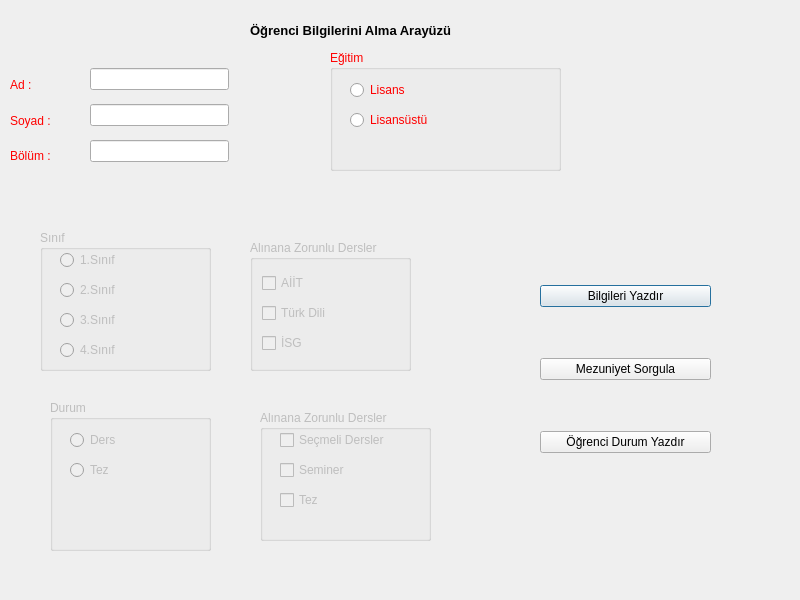
<?xml version="1.0" encoding="UTF-8"?>
<ui version="4.0">
 <class>Dialog</class>
 <widget class="QDialog" name="Dialog">
  <property name="geometry">
   <rect>
    <x>0</x>
    <y>0</y>
    <width>800</width>
    <height>600</height>
   </rect>
  </property>
  <property name="windowTitle">
   <string>Dialog</string>
  </property>
  <widget class="QLabel" name="label">
   <property name="geometry">
    <rect>
     <x>250</x>
     <y>20</y>
     <width>281</width>
     <height>20</height>
    </rect>
   </property>
   <property name="font">
    <font>
     <pointsize>10</pointsize>
     <weight>75</weight>
     <bold>true</bold>
    </font>
   </property>
   <property name="text">
    <string>Öğrenci Bilgilerini Alma Arayüzü</string>
   </property>
  </widget>
  <widget class="QGroupBox" name="grp_egitim">
   <property name="geometry">
    <rect>
     <x>330</x>
     <y>50</y>
     <width>231</width>
     <height>121</height>
    </rect>
   </property>
   <property name="palette">
    <palette>
     <active>
      <colorrole role="WindowText">
       <brush brushstyle="SolidPattern">
        <color alpha="255">
         <red>255</red>
         <green>0</green>
         <blue>0</blue>
        </color>
       </brush>
      </colorrole>
     </active>
     <inactive>
      <colorrole role="WindowText">
       <brush brushstyle="SolidPattern">
        <color alpha="255">
         <red>255</red>
         <green>0</green>
         <blue>0</blue>
        </color>
       </brush>
      </colorrole>
     </inactive>
     <disabled>
      <colorrole role="WindowText">
       <brush brushstyle="SolidPattern">
        <color alpha="255">
         <red>120</red>
         <green>120</green>
         <blue>120</blue>
        </color>
       </brush>
      </colorrole>
     </disabled>
    </palette>
   </property>
   <property name="title">
    <string>Eğitim</string>
   </property>
   <widget class="QRadioButton" name="rd_lisans">
    <property name="geometry">
     <rect>
      <x>20</x>
      <y>30</y>
      <width>95</width>
      <height>20</height>
     </rect>
    </property>
    <property name="text">
     <string>Lisans</string>
    </property>
   </widget>
   <widget class="QRadioButton" name="rd_lisanustu">
    <property name="geometry">
     <rect>
      <x>20</x>
      <y>60</y>
      <width>95</width>
      <height>20</height>
     </rect>
    </property>
    <property name="text">
     <string>Lisansüstü</string>
    </property>
   </widget>
  </widget>
  <widget class="QGroupBox" name="grp_sinif">
   <property name="enabled">
    <bool>false</bool>
   </property>
   <property name="geometry">
    <rect>
     <x>40</x>
     <y>230</y>
     <width>171</width>
     <height>141</height>
    </rect>
   </property>
   <property name="title">
    <string>Sınıf</string>
   </property>
   <widget class="QRadioButton" name="rd_sinif1">
    <property name="geometry">
     <rect>
      <x>20</x>
      <y>20</y>
      <width>95</width>
      <height>20</height>
     </rect>
    </property>
    <property name="text">
     <string>1.Sınıf</string>
    </property>
   </widget>
   <widget class="QRadioButton" name="rd_sinif2">
    <property name="geometry">
     <rect>
      <x>20</x>
      <y>50</y>
      <width>95</width>
      <height>20</height>
     </rect>
    </property>
    <property name="text">
     <string>2.Sınıf</string>
    </property>
   </widget>
   <widget class="QRadioButton" name="rd_sinif3">
    <property name="geometry">
     <rect>
      <x>20</x>
      <y>80</y>
      <width>95</width>
      <height>20</height>
     </rect>
    </property>
    <property name="text">
     <string>3.Sınıf</string>
    </property>
   </widget>
   <widget class="QRadioButton" name="rd_sinif4">
    <property name="geometry">
     <rect>
      <x>20</x>
      <y>110</y>
      <width>95</width>
      <height>20</height>
     </rect>
    </property>
    <property name="text">
     <string>4.Sınıf</string>
    </property>
   </widget>
  </widget>
  <widget class="QGroupBox" name="grp_zorunluderslerLisan">
   <property name="enabled">
    <bool>false</bool>
   </property>
   <property name="geometry">
    <rect>
     <x>250</x>
     <y>240</y>
     <width>161</width>
     <height>131</height>
    </rect>
   </property>
   <property name="title">
    <string>Alınana Zorunlu Dersler</string>
   </property>
   <layout class="QVBoxLayout" name="verticalLayout_3">
    <item>
     <widget class="QCheckBox" name="ch_AIIT">
      <property name="text">
       <string>AİİT</string>
      </property>
     </widget>
    </item>
    <item>
     <widget class="QCheckBox" name="ch_TurkDili">
      <property name="text">
       <string>Türk Dili</string>
      </property>
     </widget>
    </item>
    <item>
     <widget class="QCheckBox" name="ch_ISG">
      <property name="text">
       <string>İSG</string>
      </property>
     </widget>
    </item>
   </layout>
  </widget>
  <widget class="QGroupBox" name="grp_Durum">
   <property name="enabled">
    <bool>false</bool>
   </property>
   <property name="geometry">
    <rect>
     <x>50</x>
     <y>400</y>
     <width>161</width>
     <height>151</height>
    </rect>
   </property>
   <property name="title">
    <string>Durum</string>
   </property>
   <widget class="QRadioButton" name="rd_Ders">
    <property name="geometry">
     <rect>
      <x>20</x>
      <y>30</y>
      <width>95</width>
      <height>20</height>
     </rect>
    </property>
    <property name="text">
     <string>Ders</string>
    </property>
   </widget>
   <widget class="QRadioButton" name="rd_Tez">
    <property name="geometry">
     <rect>
      <x>20</x>
      <y>60</y>
      <width>95</width>
      <height>20</height>
     </rect>
    </property>
    <property name="text">
     <string>Tez</string>
    </property>
   </widget>
  </widget>
  <widget class="QGroupBox" name="grp_ZorunluDerslerLisansustu">
   <property name="enabled">
    <bool>false</bool>
   </property>
   <property name="geometry">
    <rect>
     <x>260</x>
     <y>410</y>
     <width>171</width>
     <height>131</height>
    </rect>
   </property>
   <property name="title">
    <string>Alınana Zorunlu Dersler</string>
   </property>
   <widget class="QCheckBox" name="ch_SecmeliDersler">
    <property name="geometry">
     <rect>
      <x>20</x>
      <y>20</y>
      <width>121</width>
      <height>20</height>
     </rect>
    </property>
    <property name="text">
     <string>Seçmeli Dersler</string>
    </property>
   </widget>
   <widget class="QCheckBox" name="ch_Seminer">
    <property name="geometry">
     <rect>
      <x>20</x>
      <y>50</y>
      <width>81</width>
      <height>20</height>
     </rect>
    </property>
    <property name="text">
     <string>Seminer</string>
    </property>
   </widget>
   <widget class="QCheckBox" name="ch_Tez">
    <property name="geometry">
     <rect>
      <x>20</x>
      <y>80</y>
      <width>81</width>
      <height>20</height>
     </rect>
    </property>
    <property name="text">
     <string>Tez</string>
    </property>
   </widget>
  </widget>
  <widget class="QWidget" name="">
   <property name="geometry">
    <rect>
     <x>10</x>
     <y>70</y>
     <width>71</width>
     <height>101</height>
    </rect>
   </property>
   <layout class="QVBoxLayout" name="verticalLayout">
    <item>
     <widget class="QLabel" name="label_2">
      <property name="palette">
       <palette>
        <active>
         <colorrole role="WindowText">
          <brush brushstyle="SolidPattern">
           <color alpha="255">
            <red>255</red>
            <green>0</green>
            <blue>0</blue>
           </color>
          </brush>
         </colorrole>
        </active>
        <inactive>
         <colorrole role="WindowText">
          <brush brushstyle="SolidPattern">
           <color alpha="255">
            <red>255</red>
            <green>0</green>
            <blue>0</blue>
           </color>
          </brush>
         </colorrole>
        </inactive>
        <disabled>
         <colorrole role="WindowText">
          <brush brushstyle="SolidPattern">
           <color alpha="255">
            <red>120</red>
            <green>120</green>
            <blue>120</blue>
           </color>
          </brush>
         </colorrole>
        </disabled>
       </palette>
      </property>
      <property name="text">
       <string>Ad :</string>
      </property>
     </widget>
    </item>
    <item>
     <widget class="QLabel" name="label_3">
      <property name="palette">
       <palette>
        <active>
         <colorrole role="WindowText">
          <brush brushstyle="SolidPattern">
           <color alpha="255">
            <red>255</red>
            <green>0</green>
            <blue>0</blue>
           </color>
          </brush>
         </colorrole>
        </active>
        <inactive>
         <colorrole role="WindowText">
          <brush brushstyle="SolidPattern">
           <color alpha="255">
            <red>255</red>
            <green>0</green>
            <blue>0</blue>
           </color>
          </brush>
         </colorrole>
        </inactive>
        <disabled>
         <colorrole role="WindowText">
          <brush brushstyle="SolidPattern">
           <color alpha="255">
            <red>120</red>
            <green>120</green>
            <blue>120</blue>
           </color>
          </brush>
         </colorrole>
        </disabled>
       </palette>
      </property>
      <property name="text">
       <string>Soyad :</string>
      </property>
     </widget>
    </item>
    <item>
     <widget class="QLabel" name="label_4">
      <property name="palette">
       <palette>
        <active>
         <colorrole role="WindowText">
          <brush brushstyle="SolidPattern">
           <color alpha="255">
            <red>255</red>
            <green>0</green>
            <blue>0</blue>
           </color>
          </brush>
         </colorrole>
        </active>
        <inactive>
         <colorrole role="WindowText">
          <brush brushstyle="SolidPattern">
           <color alpha="255">
            <red>255</red>
            <green>0</green>
            <blue>0</blue>
           </color>
          </brush>
         </colorrole>
        </inactive>
        <disabled>
         <colorrole role="WindowText">
          <brush brushstyle="SolidPattern">
           <color alpha="255">
            <red>120</red>
            <green>120</green>
            <blue>120</blue>
           </color>
          </brush>
         </colorrole>
        </disabled>
       </palette>
      </property>
      <property name="text">
       <string>Bölüm :</string>
      </property>
     </widget>
    </item>
   </layout>
  </widget>
  <widget class="QWidget" name="">
   <property name="geometry">
    <rect>
     <x>90</x>
     <y>60</y>
     <width>139</width>
     <height>111</height>
    </rect>
   </property>
   <layout class="QVBoxLayout" name="verticalLayout_2">
    <item>
     <widget class="QLineEdit" name="ln_ad"/>
    </item>
    <item>
     <widget class="QLineEdit" name="ln_soyad"/>
    </item>
    <item>
     <widget class="QLineEdit" name="ln_bolum"/>
    </item>
   </layout>
  </widget>
  <widget class="QWidget" name="">
   <property name="geometry">
    <rect>
     <x>540</x>
     <y>240</y>
     <width>171</width>
     <height>261</height>
    </rect>
   </property>
   <layout class="QVBoxLayout" name="verticalLayout_4">
    <item>
     <widget class="QPushButton" name="btn_BilgileriYazdir">
      <property name="text">
       <string>Bilgileri Yazdır</string>
      </property>
     </widget>
    </item>
    <item>
     <widget class="QPushButton" name="btn_MezuniyetSorgula">
      <property name="text">
       <string>Mezuniyet Sorgula</string>
      </property>
     </widget>
    </item>
    <item>
     <widget class="QPushButton" name="btn_OgrenciDurumYazdir">
      <property name="text">
       <string>Öğrenci Durum Yazdır</string>
      </property>
     </widget>
    </item>
   </layout>
  </widget>
 </widget>
 <resources/>
 <connections/>
</ui>
